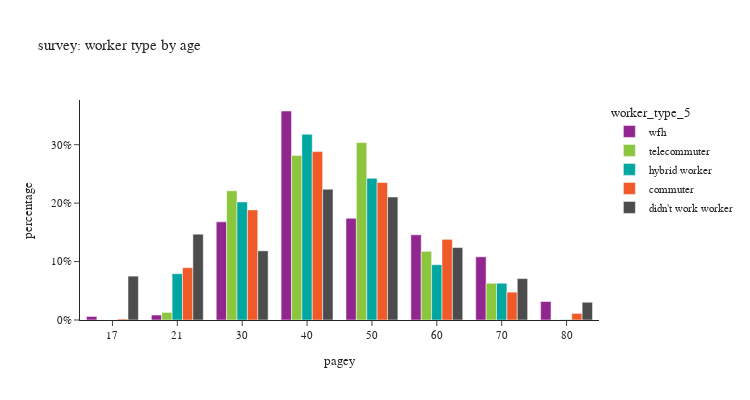
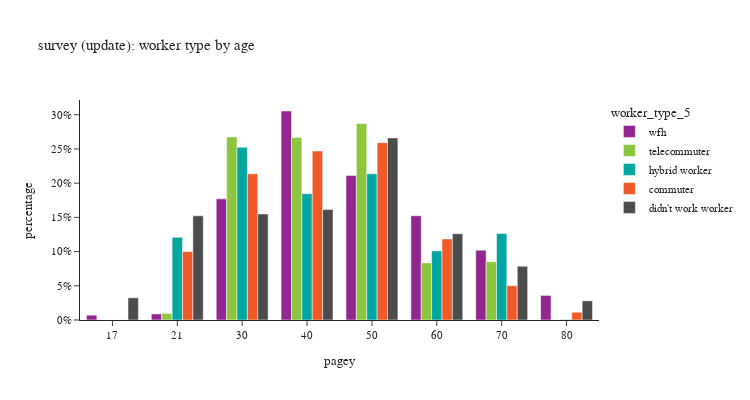

These figures' notebook cell, in order:
### Code cell
for sc in survey_person_day['source'].unique():

    df = survey_person_day[survey_person_day['source']==sc]

    df_worker_count = df[(df['worker_type_5'].isin(workers)) & (df['pagey']>0)].\
        groupby(['worker_type_5','pagey'])['pdexpfac'].agg(sample_count='size', pdexpfac='sum').reset_index()
    # df_worker_count['percent'] = df_worker_count['pdexpfac'] / sum(df_worker_count['pdexpfac'])
    df_worker_count['percentage'] = df_worker_count.groupby('worker_type_5', group_keys=False)['pdexpfac']. \
        apply(lambda x: x / float(x.sum()))
    df_worker_count['pagey'] = df_worker_count['pagey'].astype(str)

    fig = px.bar(df_worker_count,
                x="pagey", y="percentage", barmode="group",
                color='worker_type_5',
                category_orders={'worker_type_5': workers},
                hover_data=['pdexpfac','sample_count'],
                title=f"{sc}: worker type by age")
    fig.update_layout(height=400, width=750)
    fig.for_each_yaxis(lambda a: a.update(dict(tickformat=".0%")))
    fig.show()

### Figure 1 — Plotly figure (JSON) as saved in the notebook; plotly's stock layout.template omitted (floating-point values rounded to 4 significant figures)
{"data": [{"alignmentgroup": "True", "customdata": [[1328.0, 1.0], [1847.0, 16.0], [36530.0, 212.0], [77810.0, 216.0], [37880.0, 130.0], [31710.0, 113.0], [23530.0, 45.0], [6896.0, 16.0]], "hovertemplate": "worker_type_5=wfh<br>pagey=%{x}<br>percentage=%{y}<br>pdexpfac=%{customdata[0]}<br>sample_count=%{customdata[1]}<extra></extra>", "legendgroup": "wfh", "marker": {"color": "#91268F", "pattern": {"shape": ""}}, "name": "wfh", "offsetgroup": "wfh", "orientation": "v", "showlegend": true, "textposition": "auto", "type": "bar", "x": ["17", "21", "30", "40", "50", "60", "70", "80"], "xaxis": "x", "y": [0.006105, 0.008491, 0.1679, 0.3577, 0.1741, 0.1458, 0.1082, 0.0317], "yaxis": "y"}, {"alignmentgroup": "True", "customdata": [[2052.0, 19.0], [34780.0, 189.0], [44310.0, 171.0], [47760.0, 102.0], [18480.0, 61.0], [9881.0, 19.0], [28.24, 1.0]], "hovertemplate": "worker_type_5=telecommuter<br>pagey=%{x}<br>percentage=%{y}<br>pdexpfac=%{customdata[0]}<br>sample_count=%{customdata[1]}<extra></extra>", "legendgroup": "telecommuter", "marker": {"color": "#8CC63E", "pattern": {"shape": ""}}, "name": "telecommuter", "offsetgroup": "telecommuter", "orientation": "v", "showlegend": true, "textposition": "auto", "type": "bar", "x": ["21", "30", "40", "50", "60", "70", "80"], "xaxis": "x", "y": [0.01304, 0.2211, 0.2817, 0.3036, 0.1175, 0.06282, 0.0001795], "yaxis": "y"}, {"alignmentgroup": "True", "customdata": [[14920.0, 17.0], [38050.0, 133.0], [59870.0, 95.0], [45670.0, 76.0], [17820.0, 58.0], [11850.0, 18.0], [137.0, 2.0]], "hovertemplate": "worker_type_5=hybrid worker<br>pagey=%{x}<br>percentage=%{y}<br>pdexpfac=%{customdata[0]}<br>sample_count=%{customdata[1]}<extra></extra>", "legendgroup": "hybrid worker", "marker": {"color": "#00A7A0", "pattern": {"shape": ""}}, "name": "hybrid worker", "offsetgroup": "hybrid worker", "orientation": "v", "showlegend": true, "textposition": "auto", "type": "bar", "x": ["21", "30", "40", "50", "60", "70", "80"], "xaxis": "x", "y": [0.07922, 0.202, 0.3179, 0.2425, 0.09464, 0.06293, 0.0007276], "yaxis": "y"}, {"alignmentgroup": "True", "customdata": [[1199.0, 1.0], [64720.0, 77.0], [136200.0, 407.0], [208300.0, 290.0], [170000.0, 231.0], [99790.0, 184.0], [34470.0, 51.0], [8124.0, 8.0]], "hovertemplate": "worker_type_5=commuter<br>pagey=%{x}<br>percentage=%{y}<br>pdexpfac=%{customdata[0]}<br>sample_count=%{customdata[1]}<extra></extra>", "legendgroup": "commuter", "marker": {"color": "#F05A28", "pattern": {"shape": ""}}, "name": "commuter", "offsetgroup": "commuter", "orientation": "v", "showlegend": true, "textposition": "auto", "type": "bar", "x": ["17", "21", "30", "40", "50", "60", "70", "80"], "xaxis": "x", "y": [0.001658, 0.08954, 0.1884, 0.2882, 0.2352, 0.1381, 0.04769, 0.01124], "yaxis": "y"}, {"alignmentgroup": "True", "customdata": [[23480.0, 15.0], [45970.0, 50.0], [37030.0, 116.0], [70030.0, 97.0], [65860.0, 72.0], [38780.0, 62.0], [22200.0, 27.0], [9509.0, 11.0]], "hovertemplate": "worker_type_5=didn't work worker<br>pagey=%{x}<br>percentage=%{y}<br>pdexpfac=%{customdata[0]}<br>sample_count=%{customdata[1]}<extra></extra>", "legendgroup": "didn't work worker", "marker": {"color": "#4C4C4C", "pattern": {"shape": ""}}, "name": "didn't work worker", "offsetgroup": "didn't work worker", "orientation": "v", "showlegend": true, "textposition": "auto", "type": "bar", "x": ["17", "21", "30", "40", "50", "60", "70", "80"], "xaxis": "x", "y": [0.07506, 0.1469, 0.1183, 0.2238, 0.2105, 0.124, 0.07096, 0.0304], "yaxis": "y"}], "layout": {"barmode": "group", "height": 400, "legend": {"title": {"text": "worker_type_5"}, "tracegroupgap": 0}, "title": {"text": "survey: worker type by age"}, "width": 750, "xaxis": {"anchor": "y", "domain": [0.0, 1.0], "title": {"text": "pagey"}}, "yaxis": {"anchor": "x", "domain": [0.0, 1.0], "tickformat": ".0%", "title": {"text": "percentage"}}}}

### Figure 2 — Plotly figure (JSON) as saved in the notebook; plotly's stock layout.template omitted (floating-point values rounded to 4 significant figures)
{"data": [{"alignmentgroup": "True", "customdata": [[1497.0, 1.0], [1884.0, 17.0], [37520.0, 223.0], [64730.0, 223.0], [44730.0, 129.0], [32300.0, 112.0], [21610.0, 46.0], [7619.0, 16.0]], "hovertemplate": "worker_type_5=wfh<br>pagey=%{x}<br>percentage=%{y}<br>pdexpfac=%{customdata[0]}<br>sample_count=%{customdata[1]}<extra></extra>", "legendgroup": "wfh", "marker": {"color": "#91268F", "pattern": {"shape": ""}}, "name": "wfh", "offsetgroup": "wfh", "orientation": "v", "showlegend": true, "textposition": "auto", "type": "bar", "x": ["17", "21", "30", "40", "50", "60", "70", "80"], "xaxis": "x", "y": [0.007068, 0.008892, 0.1771, 0.3055, 0.2111, 0.1525, 0.102, 0.03596], "yaxis": "y"}, {"alignmentgroup": "True", "customdata": [[1529.0, 22.0], [42510.0, 203.0], [42380.0, 169.0], [45640.0, 100.0], [13270.0, 63.0], [13540.0, 19.0], [31.83, 1.0]], "hovertemplate": "worker_type_5=telecommuter<br>pagey=%{x}<br>percentage=%{y}<br>pdexpfac=%{customdata[0]}<br>sample_count=%{customdata[1]}<extra></extra>", "legendgroup": "telecommuter", "marker": {"color": "#8CC63E", "pattern": {"shape": ""}}, "name": "telecommuter", "offsetgroup": "telecommuter", "orientation": "v", "showlegend": true, "textposition": "auto", "type": "bar", "x": ["21", "30", "40", "50", "60", "70", "80"], "xaxis": "x", "y": [0.009624, 0.2675, 0.2667, 0.2872, 0.08348, 0.08524, 0.0002003], "yaxis": "y"}, {"alignmentgroup": "True", "customdata": [[22910.0, 24.0], [47810.0, 143.0], [34970.0, 100.0], [40490.0, 78.0], [19130.0, 58.0], [23970.0, 20.0], [150.5, 2.0]], "hovertemplate": "worker_type_5=hybrid worker<br>pagey=%{x}<br>percentage=%{y}<br>pdexpfac=%{customdata[0]}<br>sample_count=%{customdata[1]}<extra></extra>", "legendgroup": "hybrid worker", "marker": {"color": "#00A7A0", "pattern": {"shape": ""}}, "name": "hybrid worker", "offsetgroup": "hybrid worker", "orientation": "v", "showlegend": true, "textposition": "auto", "type": "bar", "x": ["21", "30", "40", "50", "60", "70", "80"], "xaxis": "x", "y": [0.1209, 0.2524, 0.1846, 0.2137, 0.101, 0.1266, 0.0007944], "yaxis": "y"}, {"alignmentgroup": "True", "customdata": [[117.5, 1.0], [73950.0, 97.0], [158100.0, 439.0], [182700.0, 299.0], [191800.0, 237.0], [87600.0, 186.0], [37120.0, 51.0], [8406.0, 8.0]], "hovertemplate": "worker_type_5=commuter<br>pagey=%{x}<br>percentage=%{y}<br>pdexpfac=%{customdata[0]}<br>sample_count=%{customdata[1]}<extra></extra>", "legendgroup": "commuter", "marker": {"color": "#F05A28", "pattern": {"shape": ""}}, "name": "commuter", "offsetgroup": "commuter", "orientation": "v", "showlegend": true, "textposition": "auto", "type": "bar", "x": ["17", "21", "30", "40", "50", "60", "70", "80"], "xaxis": "x", "y": [0.0001588, 0.09996, 0.2138, 0.2469, 0.2592, 0.1184, 0.05018, 0.01136], "yaxis": "y"}, {"alignmentgroup": "True", "customdata": [[9526.0, 16.0], [44710.0, 59.0], [45520.0, 128.0], [47400.0, 97.0], [78150.0, 75.0], [37030.0, 63.0], [23070.0, 27.0], [8223.0, 11.0]], "hovertemplate": "worker_type_5=didn't work worker<br>pagey=%{x}<br>percentage=%{y}<br>pdexpfac=%{customdata[0]}<br>sample_count=%{customdata[1]}<extra></extra>", "legendgroup": "didn't work worker", "marker": {"color": "#4C4C4C", "pattern": {"shape": ""}}, "name": "didn't work worker", "offsetgroup": "didn't work worker", "orientation": "v", "showlegend": true, "textposition": "auto", "type": "bar", "x": ["17", "21", "30", "40", "50", "60", "70", "80"], "xaxis": "x", "y": [0.03244, 0.1523, 0.155, 0.1614, 0.2662, 0.1261, 0.07856, 0.02801], "yaxis": "y"}], "layout": {"barmode": "group", "height": 400, "legend": {"title": {"text": "worker_type_5"}, "tracegroupgap": 0}, "title": {"text": "survey (update): worker type by age"}, "width": 750, "xaxis": {"anchor": "y", "domain": [0.0, 1.0], "title": {"text": "pagey"}}, "yaxis": {"anchor": "x", "domain": [0.0, 1.0], "tickformat": ".0%", "title": {"text": "percentage"}}}}
